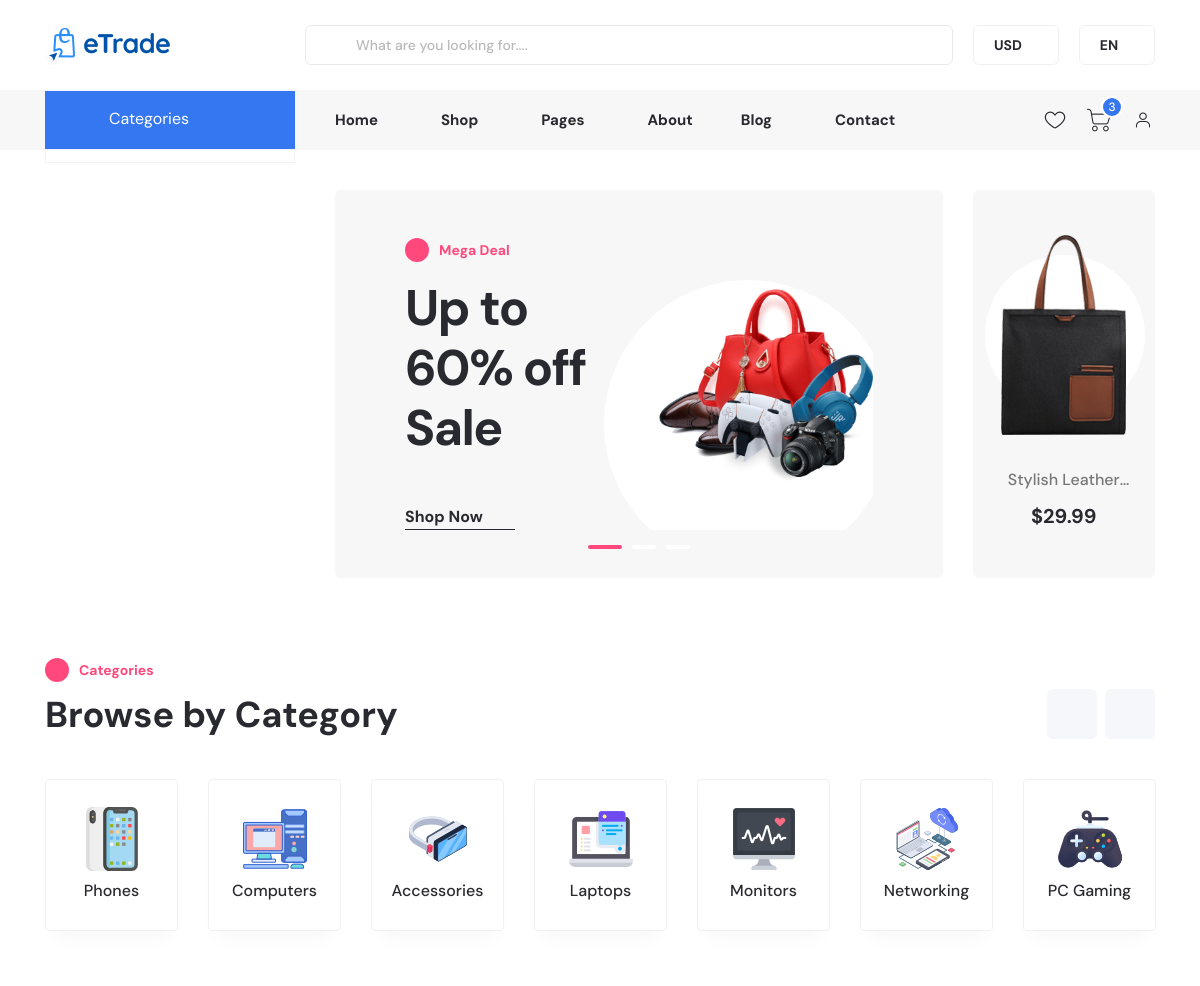
Before: / (upper part) with the older database file.
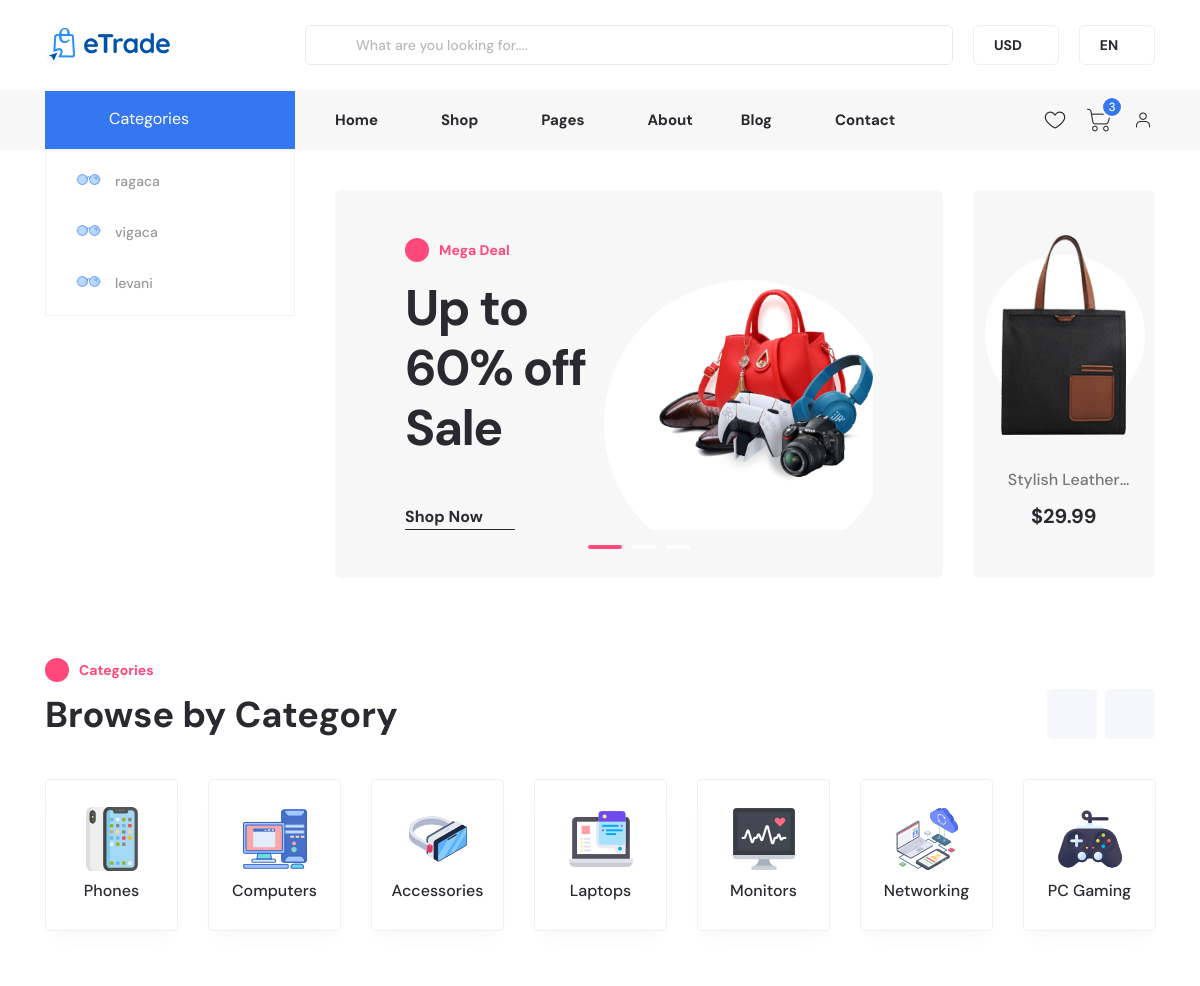
After: the same page with the newer database file.
### apps/categories/models.py (models this page shows, shortened)
class Category(models.Model):
    name = models.CharField(max_length=255, unique=True)
    class Meta:
        verbose_name = 'Category'
        verbose_name_plural = 'Categories'

### apps/store/views.py (the view)
# urls.py: path('', views.store, name="cart"),
def store(request):
    main_categories = Category.objects.all()
    sub_categories = SubCategory.objects.all()
    sub_sub_categories = SubSubCategory.objects.all()
    context = {
        "main_categories": main_categories,
        'sub_categories': sub_categories,
        'sub_sub_categories': sub_sub_categories,
    }
    return render(request, 'store/main.html', context)

### templates/store/main.html (shortened to what this page needs)
<!doctype html>
{% load static %}
<html class="no-js" lang="en">
<head>
    <link rel="stylesheet" href="/static/css/vendor/bootstrap.min.css">
    <link rel="stylesheet" href="/static/css/vendor/font-awesome.css">
    <link rel="stylesheet" href="/static/css/vendor/flaticon/flaticon.css">
    <link rel="stylesheet" href="/static/css/vendor/slick.css">
    <link rel="stylesheet" href="/static/css/vendor/slick-theme.css">
    <link rel="stylesheet" href="/static/css/vendor/jquery-ui.min.css">
    <link rel="stylesheet" href="/static/css/vendor/sal.css">
    <link rel="stylesheet" href="/static/css/vendor/magnific-popup.css">
    <link rel="stylesheet" href="/static/css/vendor/base.css">
    <link rel="stylesheet" href="/static/css/style.min.css">
</head>
<body>
{% include 'store/header.html' %}
{% include 'store/main_content.html' %}
</body>
</html>

### templates/store/header.html (shortened to what this page needs)
<header class="header axil-header header-style-2 header-style-6">
    <div class="axil-header-top">
        <div class="container">
            <div class="row align-items-center">
                <div class="col-lg-2 col-sm-3 col-5">
                    <div class="header-brand">
                        <a href="index-2.html" class="logo logo-dark">
                            <img src="../../static/images/logo/logo.png" alt="Site Logo">
                        </a>
                    </div>
                </div>
                <div class="col-lg-10 col-sm-9 col-7">
                    <div class="header-top-dropdown dropdown-box-style">
                        <div class="axil-search">
                            <button type="submit" class="icon wooc-btn-search">
                                <i class="far fa-search"></i>
                            </button>
                            <input type="search" class="placeholder product-search-input" name="search2" id="search2"
                                   value="" maxlength="128" placeholder="What are you looking for...."
                                   autocomplete="off">
                        </div>
                        <div class="dropdown">
                            <button class="dropdown-toggle" type="button" data-bs-toggle="dropdown"
                                    aria-expanded="false">
                                USD
                            </button>
                        </div>
                        <div class="dropdown">
                            <button class="dropdown-toggle" type="button" data-bs-toggle="dropdown"
                                    aria-expanded="false">
                                EN
                            </button>
                        </div>
                    </div>
                </div>
            </div>
        </div>
    </div>
    <div class="axil-mainmenu aside-category-menu">
        <div class="container">
            <div class="header-navbar">
                <div class="header-nav-department">
                    <aside class="header-department">
                        <button class="header-department-text department-title">
                            <span class="icon"><i class="fal fa-bars"></i></span>
                            <span class="text">Categories</span>
                        </button>
                        <nav class="department-nav-menu">
                            {% for main_category in main_categories %}
                                <ul class="nav-menu-list">
                                    <li>
                                        <a href="#" class="nav-link has-megamenu">
                                        <span class="menu-icon"><img
                                                src="../../static/images/product/categories/cat-01.png"
                                                alt="Department"></span>
                                            <span class="menu-text">{{ main_category.name }}</span>
                                        </a>
                                    </li>
                                </ul>
                            {% endfor %}
                        </nav>
                    </aside>
                </div>
                <div class="header-main-nav">
                    <nav class="mainmenu-nav">
                        <ul class="mainmenu">
                            <li class="menu-item-has-children">
                                <a href="#">Home</a>
                            </li>
                            <li class="menu-item-has-children">
                                <a href="#">Shop</a>
                            </li>
                            <li class="menu-item-has-children">
                                <a href="#">Pages</a>
                            </li>
                            <li><a href="about-us.html">About</a></li>
                            <li class="menu-item-has-children">
                                <a href="#">Blog</a>
                            </li>
                            <li><a href="contact.html">Contact</a></li>
                        </ul>
                    </nav>
                </div>
                <div class="header-action">
                    <ul class="action-list">
                        <li class="wishlist">
                            <a href="wishlist.html">
                                <i class="flaticon-heart"></i>
                            </a>
                        </li>
                        <li class="shopping-cart">
                            <a href="#" class="cart-dropdown-btn">
                                <span class="cart-count">3</span>
                                <i class="flaticon-shopping-cart"></i>
                            </a>
                        </li>
                        <li class="my-account">
                            <a href="javascript:void(0)">
                                <i class="flaticon-person"></i>
                            </a>
                        </li>
                    </ul>
                </div>
            </div>
        </div>
    </div>
</header>
<main class="main-wrapper">
    <div class="axil-main-slider-area main-slider-style-2 main-slider-style-8">
        <div class="container">
            <div class="slider-offset-left">
                <div class="row row--20">
                    <div class="col-lg-9">
                        <div class="slider-box-wrap">
                            <div class="slider-activation-one axil-slick-dots">
                                <div class="single-slide slick-slide">
                                    <div class="main-slider-content">
                                        <span class="subtitle"><i class="fal fa-badge-percent"></i> Mega Deal</span>
                                        <h1 class="title">Up to 60% off Sale</h1>
                                        <div class="shop-btn">
                                            <a href="shop.html" class="axil-btn">Shop Now <i
                                                    class="fal fa-long-arrow-right"></i></a>
                                        </div>
                                    </div>
                                    <div class="main-slider-thumb">
                                        <img src="../../static/images/product/product-9.png" alt="Product">
                                    </div>
                                </div>
                            </div>
                        </div>
                    </div>
                    <div class="col-lg-3">
                        <div class="slider-product-box">
                            <div class="product-thumb">
                                <a href="single-product.html">
                                    <img src="../../static/images/product/product-41.png" alt="Product">
                                </a>
                            </div>
                            <h6 class="title"><a href="single-product.html">Stylish Leather Bag</a></h6>
                            <span class="price">$29.99</span>
                        </div>
                    </div>
                </div>
            </div>
        </div>
    </div>
</main>

### templates/store/main_content.html (shortened to what this page needs)
    <div class="axil-categorie-area bg-color-white axil-section-gapcommon">
        <div class="container">
            <div class="section-title-wrapper">
                <span class="title-highlighter highlighter-secondary"> <i class="far fa-tags"></i> Categories</span>
                <h2 class="title">Browse by Category</h2>
            </div>
            <div class="categrie-product-activation slick-layout-wrapper--15 axil-slick-arrow  arrow-top-slide">
                <div class="slick-single-layout">
                    <div class="categrie-product" data-sal="zoom-out" data-sal-delay="200" data-sal-duration="500">
                        <a href="#">
                            <img class="img-fluid" src="../../static/images/product/categories/elec-4.png" alt="product categorie">
                            <h6 class="cat-title">Phones</h6>
                        </a>
                    </div>
                </div>
                <div class="slick-single-layout">
                    <div class="categrie-product" data-sal="zoom-out" data-sal-delay="300" data-sal-duration="500">
                        <a href="#">
                            <img class="img-fluid" src="../../static/images/product/categories/elec-5.png" alt="product categorie">
                            <h6 class="cat-title">Computers</h6>
                        </a>
                    </div>
                </div>
                <div class="slick-single-layout">
                    <div class="categrie-product" data-sal="zoom-out" data-sal-delay="400" data-sal-duration="500">
                        <a href="#">
                            <img class="img-fluid" src="../../static/images/product/categories/elec-11.png" alt="product categorie">
                            <h6 class="cat-title">Accessories</h6>
                        </a>
                    </div>
                </div>
                <div class="slick-single-layout">
                    <div class="categrie-product" data-sal="zoom-out" data-sal-delay="500" data-sal-duration="500">
                        <a href="#">
                            <img class="img-fluid" src="../../static/images/product/categories/elec-6.png" alt="product categorie">
                            <h6 class="cat-title">Laptops</h6>
                        </a>
                    </div>
                </div>
                <div class="slick-single-layout">
                    <div class="categrie-product" data-sal="zoom-out" data-sal-delay="600" data-sal-duration="500">
                        <a href="#">
                            <img class="img-fluid" src="../../static/images/product/categories/elec-2.png" alt="product categorie">
                            <h6 class="cat-title">Monitors</h6>
                        </a>
                    </div>
                </div>
                <div class="slick-single-layout">
                    <div class="categrie-product" data-sal="zoom-out" data-sal-delay="700" data-sal-duration="500">
                        <a href="#">
                            <img class="img-fluid" src="../../static/images/product/categories/elec-7.png" alt="product categorie">
                            <h6 class="cat-title">Networking</h6>
                        </a>
                    </div>
                </div>
                <div class="slick-single-layout">
                    <div class="categrie-product" data-sal="zoom-out" data-sal-delay="800" data-sal-duration="500">
                        <a href="#">
                            <img class="img-fluid" src="../../static/images/product/categories/elec-8.png" alt="product categorie">
                            <h6 class="cat-title">PC Gaming</h6>
                        </a>
                    </div>
                </div>
            </div>
        </div>
    </div>

Changed rows visible on the page:
added Category: name "ragaca"
added Category: name "vigaca"
added Category: name "levani"
